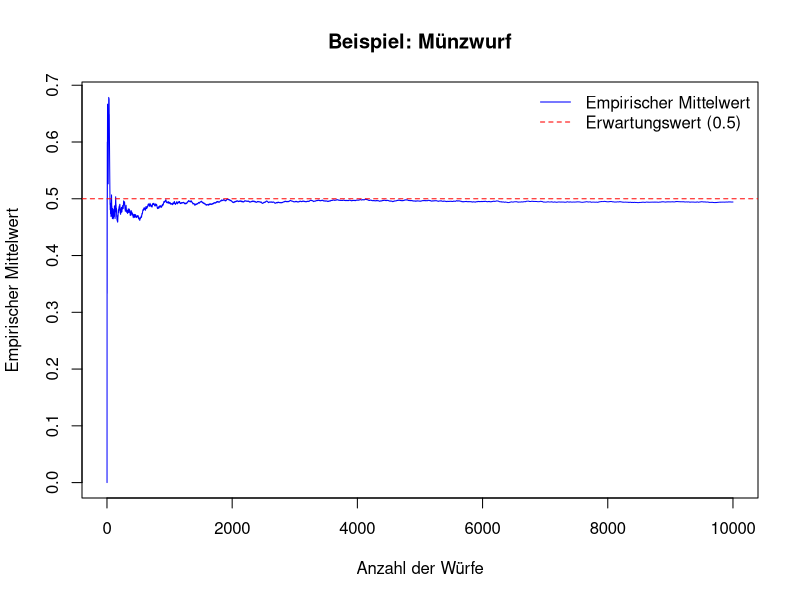
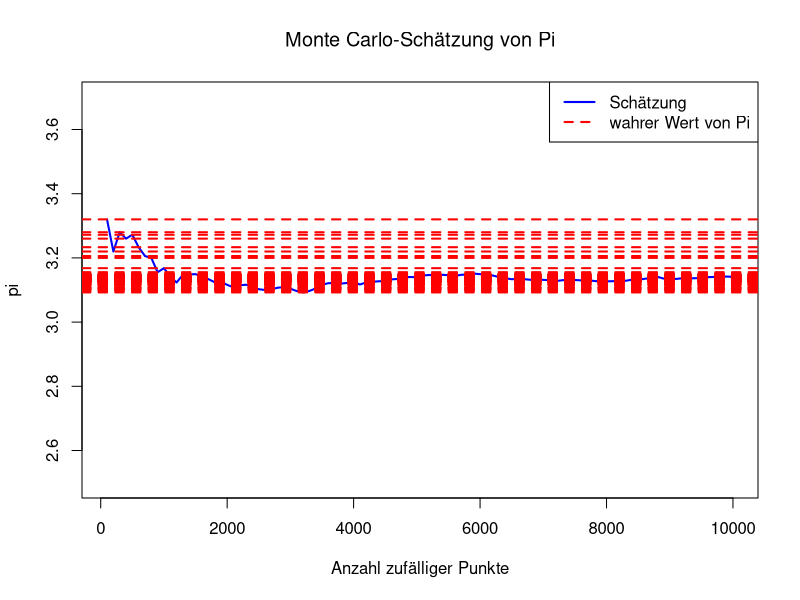

Source code (R) for these figures, in order:
n <- 10000
set.seed(123)
w <- rbinom(n, size = 1, prob = 0.5)
m <- cumsum(w) / 1:n
e <- 0.5
plot(1:n, m, type = "l", col = "blue",
     xlab = "Anzahl der Würfe",
     ylab = "Empirischer Mittelwert",
     main = "Beispiel: Münzwurf")
abline(h = e, col = "red", lty = 2)
legend("topright", legend = c("Empirischer Mittelwert", "Erwartungswert (0.5)"),
       col = c("blue", "red"), lty = c(1,2), bty = "n")



n <- 10000
schritt <- 100
x <- runif(n)
y <- runif(n)
ist_drinnen <- x^2 + y^2 <= 1
pi <- numeric(n / schritt)
for (i in seq(schritt, n, by = schritt)) {
  pi[i / schritt] <- 4 * mean(ist_drinnen[1:i])
}
x_werte <- seq(schritt, n, by = schritt)
plot(x_werte, pi, type = "l", col = "blue", lwd = 2,
     main = expression("Monte Carlo-Schätzung von Pi"),
     xlab = "Anzahl zufälliger Punkte",
     ylim = c(2.5, 3.7))
abline(h = pi, col = "red", lty = 2, lwd = 2)
legend("topright", legend = c("Schätzung", "wahrer Wert von Pi"),
       col = c("blue", "red"), lty = c(1, 2), lwd = 2)

